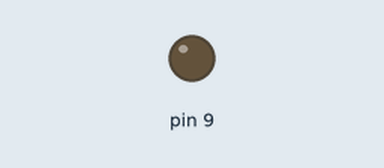
Bench run of a sketch on a simulated Arduino Uno, built with avr-gcc and run on an emulated ATmega328P. Shown: output pins drawn as LEDs (lit = HIGH).

Above: at 0.1 s.
At 2.6 s:
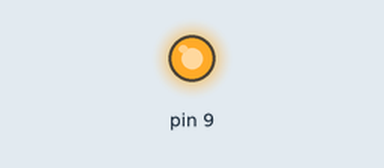
Timing chart, 0 to 4.1 s (numbered marks = the images above):
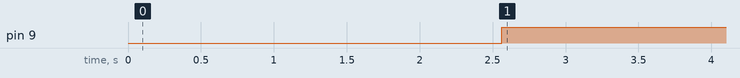

The sketch:

fadedelay.ino
```cpp
int b=0;//brightness=0

void setup() {
  // put your setup code here, to run once:
  pinMode(9,OUTPUT);
}

void loop() {
  // put your main code here, to run repeatedly:
  analogWrite(9,b);

  for(b=0;b<=255;b++)
  delay(6);

  for(b=255;b>=0;b--)
  delay(4);
  }
```

Measured:
- by itself, pin 9: LOW → HIGH at 2.6 s
